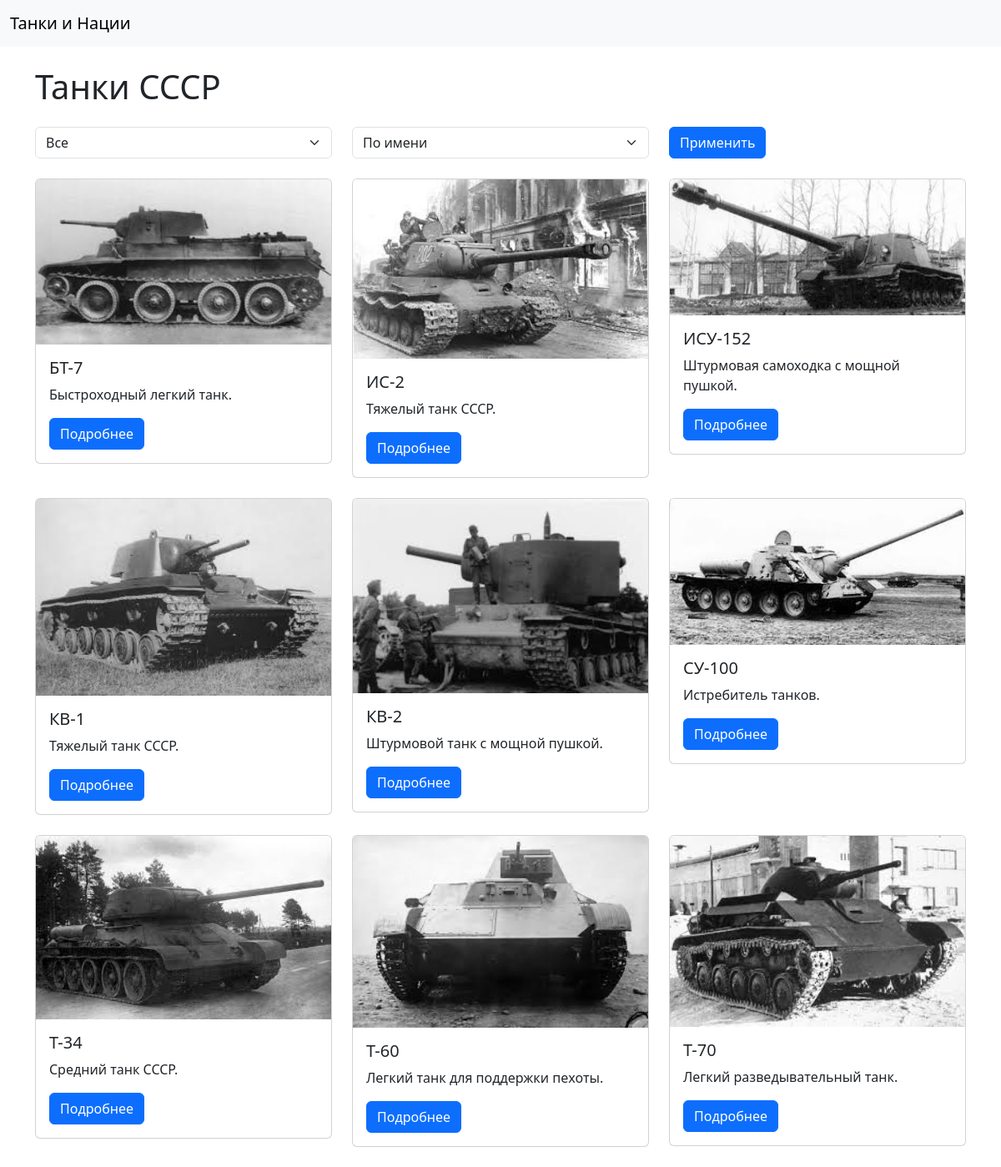
/nation/2, run on the app's committed database.
### app/models.py (models this page shows, shortened)
class Nation(db.Model):
    id = db.Column(db.Integer, primary_key=True)
    name = db.Column(db.String(100), nullable=False)
    description = db.Column(db.Text, nullable=False)

class Tank(db.Model):
    id = db.Column(db.Integer, primary_key=True)
    name = db.Column(db.String(100), nullable=False)
    description = db.Column(db.Text, nullable=False)
    photo = db.Column(db.String(200), nullable=True)
    nation_id = db.Column(db.Integer, db.ForeignKey('nation.id'), nullable=False)
    type = db.Column(db.String(50), nullable=True)
    nation = db.relationship('Nation', backref=db.backref('tanks', lazy=True))

### app/routes.py (the view)
    @app.route('/nation/<int:nation_id>')
    def nation_detail(nation_id):
        nation = Nation.query.get_or_404(nation_id)
        tanks_query = Tank.query.filter_by(nation_id=nation.id)
        tank_type = request.args.get('type')
        if tank_type:
            tanks_query = tanks_query.filter_by(type=tank_type)
        sort_by = request.args.get('sort_by', 'name')
        if sort_by == 'rating':
            tanks_query = tanks_query.outerjoin(Rating).group_by(Tank.id).order_by(db.func.avg(Rating.score).desc())
        else:
            tanks_query = tanks_query.order_by(Tank.name)
        tanks = tanks_query.all()
        return render_template('nation_detail.html', nation=nation, tanks=tanks, tank_type=tank_type, sort_by=sort_by)

### app/templates/nation_detail.html (shortened to what this page needs)
{% extends 'base.html' %}
{% block content %}
    <h1 class="mb-4">Танки {{ nation.name }}</h1>
    <form method="get" class="mb-4">
        <div class="row">
            <div class="col-md-4">
                <select name="type" class="form-select">
                    <option value="">Все</option>
                </select>
            </div>
            <div class="col-md-4">
                <select name="sort_by" class="form-select">
                    <option value="name" {% if sort_by == 'name' %}selected{% endif %}>По имени</option>
                </select>
            </div>
            <div class="col-md-4">
                <button type="submit" class="btn btn-primary">Применить</button>
            </div>
        </div>
    </form>
    <div class="row">
        {% for tank in tanks %}
            <div class="col-md-4">
                <div class="card mb-4">
                    <img src="{{ url_for('static', filename='images/' + tank.photo) }}" class="card-img-top" alt="{{ tank.name }}">
                    <div class="card-body">
                        <h5 class="card-title">{{ tank.name }}</h5>
                        <p class="card-text">{{ tank.description }}</p>
                        <a href="{{ url_for('tank_detail', tank_id=tank.id) }}" class="btn btn-primary">Подробнее</a>
                    </div>
                </div>
            </div>
        {% endfor %}
    </div>
{% endblock %}

### data on the page
Nation: name "СССР"
Tank: photo (picture), name "БТ-7", description "Быстроходный легкий танк."
Tank: photo (picture), name "ИС-2", description "Тяжелый танк СССР."
Tank: photo (picture), name "ИСУ-152", description "Штурмовая самоходка с мощной пушкой."
Tank: photo (picture), name "КВ-1", description "Тяжелый танк СССР."
Tank: photo (picture), name "КВ-2", description "Штурмовой танк с мощной пушкой."
Tank: photo (picture), name "СУ-100", description "Истребитель танков."
Tank: photo (picture), name "Т-34", description "Средний танк СССР."
Tank: photo (picture), name "Т-60", description "Легкий танк для поддержки пехоты."
Tank: photo (picture), name "Т-70", description "Легкий разведывательный танк."
